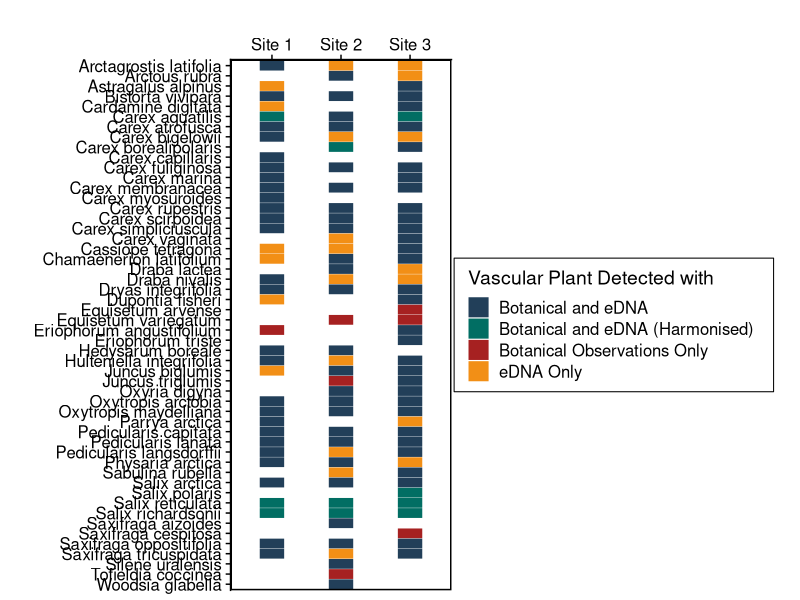

Write the R code that produced this figure. (Note: this script raises an error after producing the figure.)
# Detection maps for vascular plants and bryophytes
# Site and plot level
# Jakob J. Assmann jakob.assmann@gu.se July 2027

# Dependencies
library(tidyverse)
library(ggplot2)
library(cowplot)

# Load vascular observations
obs_combined <- read_csv("data/analysis/detection_species_genus.csv")

# Site level detection map
(site_level_map <- ggplot(
    obs_combined %>%
        mutate(site_id = substr(plot_id, 1, 2)) %>%
        mutate(
            site_id = case_when(
                site_id == "S1" ~ "Site 1",
                site_id == "S2" ~ "Site 2",
                site_id == "S3" ~ "Site 3"
            )
        ) %>%
        select(-plot_id) %>%
        group_by(site_id, short_name) %>%
        summarise(
            botanical = any(botanical),
            eDNA = any(eDNA),
            eDNA_harm = any(eDNA_harm)
        ) %>%
        ungroup() %>%
        mutate(
            site_id = factor(site_id, levels = sort(unique(site_id))),
            short_name = factor(
                short_name,
                levels = sort(unique(short_name), decreasing = T)
            )
        )
) +
    geom_tile(
        aes(
            x = short_name,
            y = site_id,
            fill = paste(
                " botanical:",
                botanical,
                " eDNA_harm:",
                eDNA_harm,
                "eDNA:",
                eDNA
            ),
            colour = paste(
                " botanical:",
                botanical,
                " eDNA_harm:",
                eDNA_harm,
                "eDNA:",
                eDNA
            )
        ),
        width = 0.6,
        height = 0.3,
        linewidth = 1.25,
        linejoin = "mitre",
        lineend = "square"
    ) +
    scale_y_discrete(position = "right") +
    scale_colour_manual(
        values = c("#F28F16", "#A62121", "#016E63", "#223F59"),
        labels = rev(c(
            "Botanical and eDNA",
            "Botanical and eDNA (Harmonised)",
            "Botanical Observations Only",
            "eDNA Only"
        ))
    ) +
    scale_fill_manual(
        values = c("#F28F16", "#A62121", "#016E63", "#223F59"),
        labels = rev(c(
            "Botanical and eDNA",
            "Botanical and eDNA (Harmonised)",
            "Botanical Observations Only",
            "eDNA Only"
        ))
    ) +
    labs(
        x = "",
        y = "",
        colour = "Vascular Plant Detected with",
        fill = "Vascular Plant Detected with"
    ) +
    guides(
        colour = guide_legend(reverse = TRUE),
        fill = guide_legend(reverse = TRUE)
    ) +
    coord_flip() +
    theme_cowplot() +
    theme(
        panel.border = element_rect(colour = "black", fill = NA, linewidth = 1),
        legend.box.background = element_rect(colour = "black"),
        legend.box.margin = margin(0.25, 0.50, 0.25, 0.35, unit = "cm")
    ))
save_plot(
    "figures/figure_S2_detection_map_site.png",
    site_level_map,
    bg = "white",
    base_asp = 0.8,
    base_height = 10
)

# Plot level detection map
(plot_level_map <- ggplot(
    obs_combined %>%
        group_by(plot_id, short_name) %>%
        summarise(
            botanical = any(botanical),
            eDNA = any(eDNA),
            eDNA_harm = any(eDNA_harm)
        ) %>%
        ungroup() %>%
        mutate(
            plot_id = factor(plot_id, levels = sort(unique(plot_id))),
            short_name = factor(
                short_name,
                levels = sort(unique(short_name), decreasing = T)
            )
        )
) +
    geom_tile(
        aes(
            x = short_name,
            y = plot_id,
            fill = paste(
                " botanical:",
                botanical,
                " eDNA_harm:",
                eDNA_harm,
                "eDNA:",
                eDNA
            ),
            colour = paste(
                " botanical:",
                botanical,
                " eDNA_harm:",
                eDNA_harm,
                "eDNA:",
                eDNA
            )
        ),
        width = 0.8,
        height = 0.6,
        linewidth = 1,
        linejoin = "mitre",
        lineend = "square"
    ) +
    scale_y_discrete(position = "right") +
    scale_colour_manual(
        values = c("#F28F16", "#A62121", "#016E63", "#223F59"),
        labels = rev(c(
            "Botanical and eDNA",
            "Botanical and eDNA (Harmonised)",
            "Botanical Observations Only",
            "eDNA Only"
        ))
    ) +
    scale_fill_manual(
        values = c("#F28F16", "#A62121", "#016E63", "#223F59"),
        labels = rev(c(
            "Botanical and eDNA",
            "Botanical and eDNA (Harmonised)",
            "Botanical Observations Only",
            "eDNA Only"
        ))
    ) +
    labs(
        x = "",
        y = "Plot ID\n",
        colour = "Vascular Plant Detected with",
        fill = "Vascular Plant Detected with"
    ) +
    guides(
        colour = guide_legend(reverse = TRUE),
        fill = guide_legend(reverse = TRUE)
    ) +
    coord_flip() +
    theme_cowplot() +
    theme(
        axis.text.x = element_text(angle = 90),
        panel.border = element_rect(colour = "black", fill = NA, linewidth = 1),
        legend.box.background = element_rect(colour = "black"),
        legend.box.margin = margin(0.25, 0.50, 0.25, 0.35, unit = "cm")
    ))
save_plot(
    "figures/figure_S1_detection_map_plot.png",
    plot_level_map,
    bg = "white",
    base_asp = 1.5,
    base_height = 10
)

#### End of file
################################################################################
